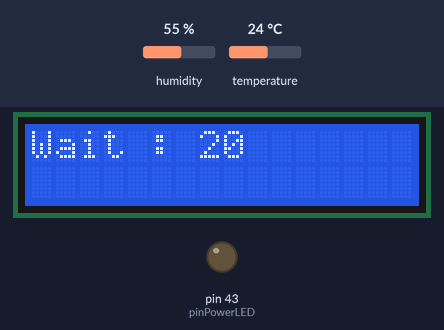
The sketch below on a simulated Arduino Mega 2560, built with avr-gcc and run on an emulated ATmega2560. Shown: 16×2 character LCD, output pins drawn as LEDs (lit = HIGH). The test bench sets the inputs (shaded band); at power-on: humidity 55 %, temperature 24 °C. The modem accepts every AT command (registered, SIM ready, sends succeed) and sends nothing else; what the sketch prints to the serial monitor is not drawn.

Above: at 2.1 s.
At 25.1 s:
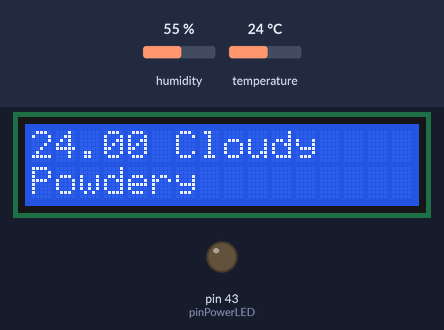
At 30.3 s:
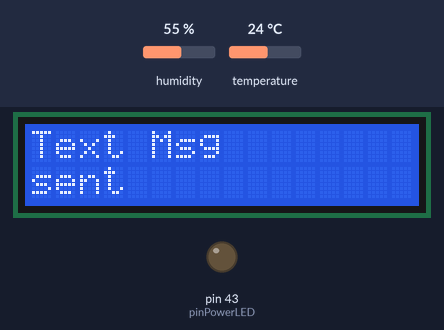
At 35.4 s:
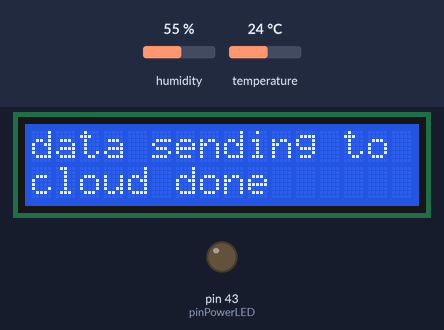
Timing chart, 0 to 36.9 s (numbered marks = the images above):
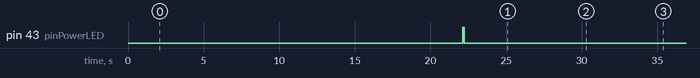

Measured:
- by itself, pin 43 (pinPowerLED): LOW → HIGH at 22.1 s, → LOW 0.10 s later
- what the display in image 0 shows lasts 1.0 s, from 2.1 s to 3.1 s
- what the display in image 1 shows lasts 5.2 s, from 25.1 s to 30.3 s
- what the display in image 2 shows lasts 3.0 s, from 30.3 s to 33.3 s

The sketch:

megatonodev8.ino
```cpp
 #include<LiquidCrystal.h>    //display 1

#include <SoftwareSerial.h>
//SoftwareSerial mySerial(52,53);
SoftwareSerial mySerial(53,52); //tx,rx
SoftwareSerial mton(10,11);
const int sensorMin = 0;
const int sensorMax = 1024;

int range;
//--------------

#include "DHT.h"

#define DHTPIN 41
#define DHTTYPE DHT11   // DHT 11

DHT dht(DHTPIN, DHTTYPE);
const int soilPinAnalog = A5;  /* Soil moisture sensor O/P pin */// initialize sensor pin
const int soilPinDigital = 40;  /* Soil moisture sensor O/P pin */// initialize sensor pin
String datavalues;

float t, h;

//------------
float moisture_percentage;
  int sensor_analog;

//----------------

/*  original
int en=3;  //  display 3
int rs=4;  //  display 2
int d4=5;  //  display 4
int d5=6;  //  display 5
int d6=7;  //  display 6
int d7=8;  //  display 7

/*
int en=3;  //  display 3
int rs=4;  //  display 2
int d4=8;  //  display 4
int d5=7;  //  display 5
int d6=6;  //  display 6
int d7=5;  //  display 7
*/

LiquidCrystal lcd(3,4,5,6,7,8);
//LiquidCrystal lcd(8,7,6,5,3,4);
//LiquidCrystal lcd(8,7,6,5,4,3);
//LiquidCrystal lcd(rs,en,d4,d5,d6,d7);   //display 7// configure the pin RS,enable,D4,D5,D6,D7  resp.  //original
int buzzerPin = 40;
int pinPowerLED=43;


//----------------
void setup() {
  Serial.begin(9600); /* Define baud rate for serial communication */
  mton.begin(9600);
pinMode(soilPinAnalog, INPUT);
pinMode(soilPinDigital, INPUT);
pinMode(pinPowerLED,OUTPUT);
pinMode(DHTPIN, INPUT);


dht.begin();
//-----------------------
    lcd.begin(16,2);          // initialize LCD of size 16/2 (2 rows, 16 col) //display 7
    lcd.setCursor(1,0);       // set the cursor at position (C1,R0)  //display 8
    lcd.clear();       ////display 9

    //clear the screen
    lcd.print("   Welcome   ");  //displaying the message on LCD
    delay(1000);

     lcd.setCursor(1,0);       // set the cursor at position (C1,R0)  //display 8
    lcd.clear();       ////display 9
     mySerial.begin(9600);
    //clear the screen
    lcd.print("  Grapes IoT V8");  //displaying the message on LCD
    delay(1000);

}

void loop() {

testCountDown(20000/1000);
//SendMessage();
//SendMessageDisease(10.10,"cloudy","powerdery");

 /*
 lcd.clear();
 lcd.setCursor(1,0);       // set the cursor at position (C1,R0)  //display 8
 lcd.print("one");

  lcd.setCursor(1,1);       // set the cursor at position (C1,R0)  //display 8
   lcd.print("two");
  delay(2000);

  */
Serial.println("\n\n");
digitalWrite(pinPowerLED,HIGH);
   delay(100);
   digitalWrite(pinPowerLED,LOW);\
   delay(800);
   // delay(dht.getMinimumSamplingPeriod());

   h  = dht.readHumidity();
  t= dht.readTemperature();
   if (isnan(h) || isnan(t) ) {    //|| isnan(f)
    Serial.println(F("Failed to read from DHT sensor!"));
   }


      Serial.print("Temperature=");
      Serial.println(t,1);
    //  Serial.print("Humidity=");
     // Serial.println(h,1);

      range=chkRainLevel();
      Serial.println("Range:");
        Serial.println(range);


    delay(2000);

  if(range==0 &&  t>=18 && t<=25)  //0 rainy(heavy(,1 warning(cloudy) ,2 not raining
  {

    //print on lcd

    showOnLCD3(t,"Heavy Rain","Downey");
    SendMessageDisease(t,"Heavy Rain","Downey");  //void SendMessage(float temp,String strRainCondion,String Dis)
    showOnLCDGeneral("Text Msg","sent");

    Serial.print("Message Heavy Rain Downey done");
    delay(1000);
  }
  else if(range==1 && t>=22 && t<=30 ) //  0 1 2   //$ change to 30max limit
  {

    //print on lcd

     showOnLCD3(t,"Cloudy","Powdery");
    SendMessageDisease(t,"Cloudy and Rain Warn","Powdery");  // void SendMessage(float temp,String strRainCondion,String Dis)
    showOnLCDGeneral("Text Msg","sent");
   Serial.print("Message Cloudy Powdery send done");
   delay(1000);

  }

  else if(range==0)
{
  Serial.println("only heavy rain");
  Serial.println("Temperature is:");
  Serial.println(t);
  showOnLCD("Only Heavy Rain",String(t));
  delay(1000);
}
  else if(range==1)
  {
     Serial.println("Cloudy enviroment,Rain Warning");
     Serial.println("Temperature is:");
     showOnLCD("Cloudy & Rn Warn",String(t));
     Serial.println(t);
     delay(1000);
  }
  else
  {
     showOnLCD("No Rain",String(t));
    // showOnLCD(Disease","Powdery") ;//title,msg
     //SendMessageDisease();
    Serial.print("No Rain");
  Serial.println("Temperature is:");
  Serial.println(t);
   delay(1000);
   // showOnLCD("No","Rain")


  }


   //send h an range to node mcu


      showOnLCDGeneral("data sending to","cloud....");
     sendValues(t,range);  //void sendValues(int float temp1,int range1)
     showOnLCDGeneral("data sending to","cloud done");
     showOnLCDGeneral("Wait..."," ");

}


//-----------------------------gsm code


void showOnLCD(String title,String msg)
{
     lcd.clear();       ////display 9
     lcd.setCursor(0,0);       // set the cursor at position (C1,R0)  //display 8
     //clear the screen
     lcd.print(title);  //displaying the message on LCD
        lcd.setCursor(0,1);

       lcd.print(" Temp:");  //displaying the message on LCD
     lcd.print(msg);  //displaying the message on LCD
     delay(2000);
}
void showOnLCDGeneral(String title,String msg)
{
     lcd.clear();       ////display 9
     lcd.setCursor(0,0);       // set the cursor at position (C1,R0)  //display 8
     //clear the screen
     lcd.print(title);  //displaying the message on LCD
        lcd.setCursor(0,1);

     lcd.print(msg);  //displaying the message on LCD
     delay(2000);
}
void showOnLCD3(float temp,String strRainCondion,String Dis)
{
     lcd.clear();       ////display 9
     lcd.setCursor(0,0);       // set the cursor at position (C1,R0)  //display 8
     lcd.print(temp);  //displaying the message on LCD
     lcd.print(" "); // Space
      lcd.print(strRainCondion);  //displaying the message on LCD
      lcd.print(" ");  //Space
      lcd.setCursor(0,1);
      lcd.print(Dis);  //displaying the message on LCD
     delay(2000);
}
int chkRainLevel()
{

int sensorReading = analogRead(A14);
  int range = map(sensorReading, sensorMin, sensorMax, 0, 3);

   return(range);
  delay(1000);

}

//------------------------


void SendMessage()
{
  mySerial.println("AT+CMGF=1");    //Sets the GSM Module in Text Mode
  delay(1000);  // Delay of 1000 milli seconds or 1 second
  Serial.println("\n am sending msg ");
  mySerial.println("AT+CMGS=\"+917588068825\"\r"); // Replace x with mobile number
  Serial.println("\n msg sended sucessfully ");
  delay(1000);
  String Str="Temp 30.30  Rain Condition: Cloudy Disease :Powedery";
  mySerial.println( Str);// The SMS text you want to send
  delay(100);
   mySerial.println((char)26);// ASCII code of CTRL+Z
  delay(1000);
}


 void SendMessageDisease(float temp,String strRainCondion,String Dis)
{
  mySerial.println("AT+CMGF=1");    //Sets the GSM Module in Text Mode
  delay(1000);  // Delay of 1000 milli seconds or 1 second
  Serial.println("\n am sending msg ");
  mySerial.println("AT+CMGS=\"+917588068825\"\r"); // Replace x with mobile number   anant
 // mySerial.println("AT+CMGS=\"+918668746346\"\r"); // Replace x with mobile number    Sanghavi Sir
  // mySerial.println("AT+CMGS=\"+919921343342\"\r"); // Replace x with mobile number    Sanghavi Mam
  Serial.println("\n msg sended sucessfully ");
  delay(1000);
 // mySerial.println("I am SMS from GSM Module");// The SMS text you want to send
  String  tempStr=String(temp);
  String str="Temp:"+tempStr+" "+"Rain Condition:"+strRainCondion; //+" "+"Disease:"+Dis;
   mySerial.println(str);// The SMS text you want to send
   delay(100);
   mySerial.println((char)26);// ASCII code of CTRL+Z
  delay(1000);
}


//--------------------------------------------------------


void sendValues(float temp1,int range1)
{

Serial.println("\nvalues before uploading to gateway");
Serial.println("\nTempraturevalue is:");
Serial.println(temp1);
Serial.println("\n Range value is:");
Serial.println(range1);
Serial.println("\n Now sending");

datavalues =String(String(temp1)+String(",")+String(range1)+String(","));
//splitStr(datavalues);

Serial.println("Print data Values array ");
Serial.println(datavalues);
mton.println(datavalues);
Serial.println("Data sent to node mcu  sucessfully");


}

//--------------------------------------------------------


void testCountDown(int sCount) {

  for(;sCount>0;sCount--)
  {

     lcd.clear();       ////display 9
     lcd.setCursor(0,0);       // set the cursor at position (C1,R0)  //display 8
     //clear the screen
     lcd.print("Wait : ");  //displaying the message on LCD
     lcd.print(sCount);  //displaying the message on LCD

     delay(1000);

  }
}
```
